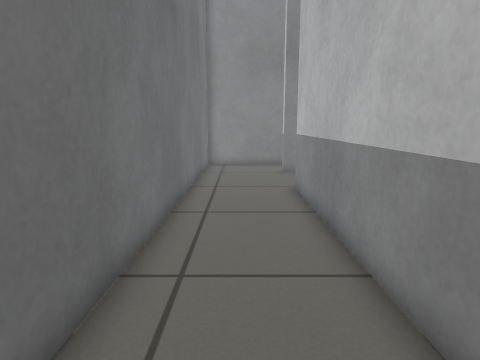
view 1 (above)

16 first-person views from a walk through a Gazebo world. The camera is 0.64 m above the floor, tilts 10° down and sees 75° across. The floor is counted in squares, 0.25 m on a side. Each view is taken from the middle of a square. On the plan, view 1 faces up. The plan holds only what a view shows up to about 20 squares ahead; the rest is blank. Gazebo's built-in surfaces are drawn with simple patterns.

view 2
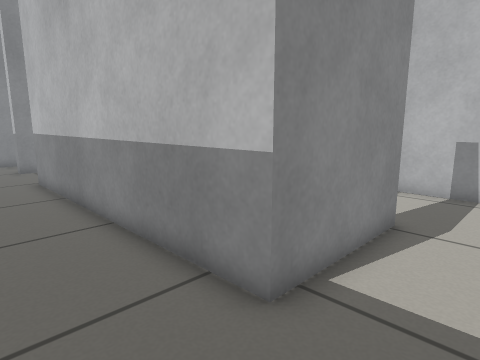

view 3
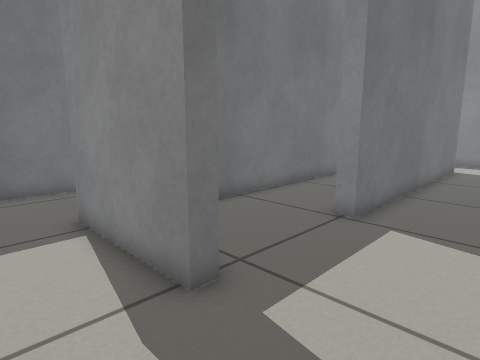

view 4
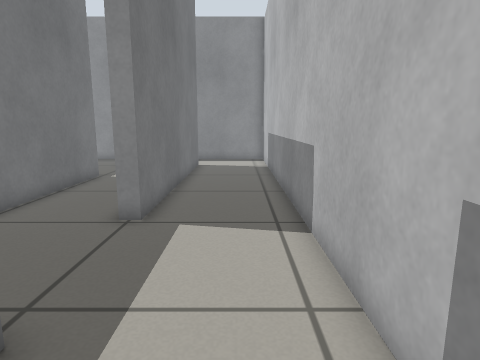

view 5
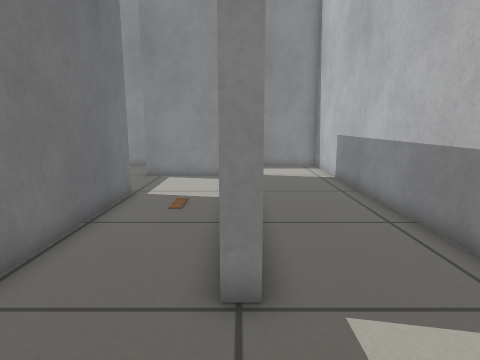

view 6
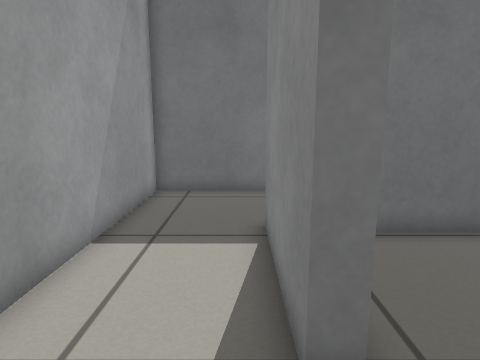

view 7
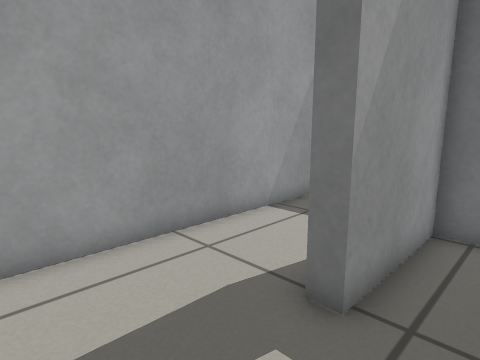

view 8
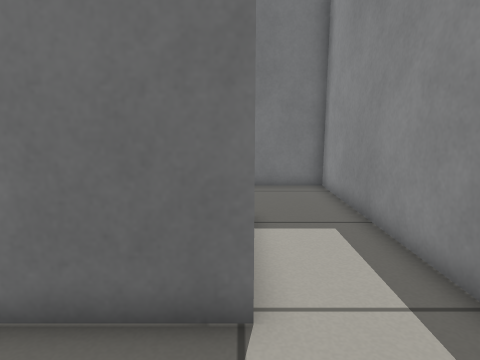

view 9
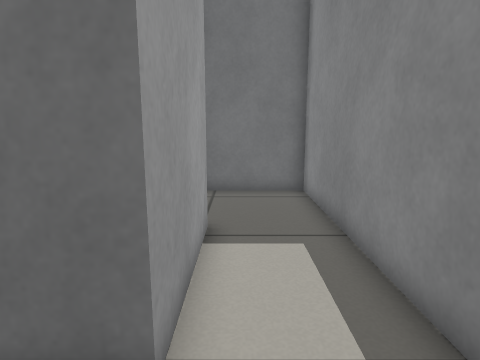

view 10
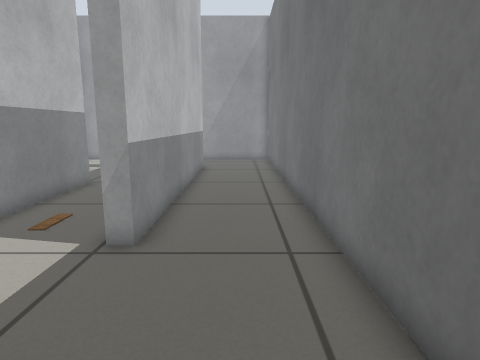

view 11
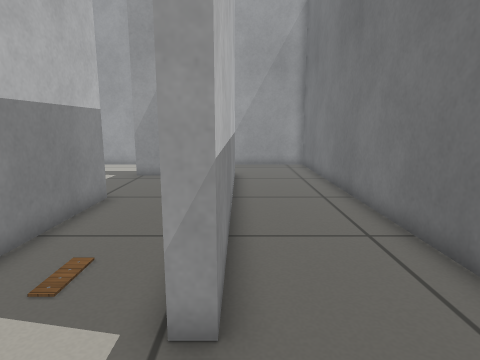

view 12
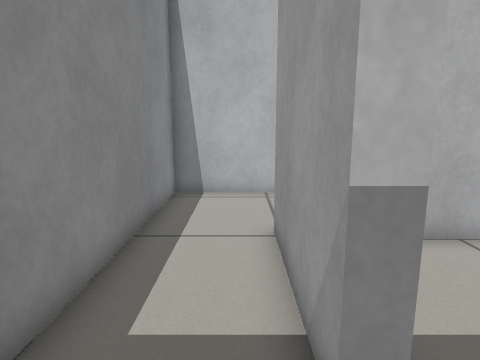

view 13
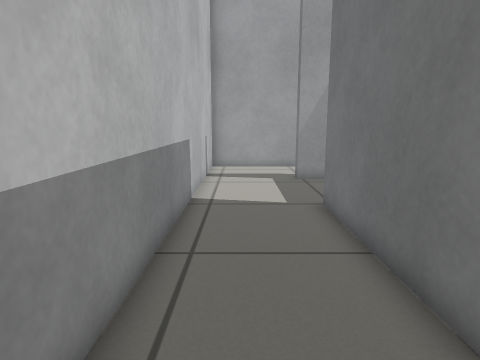

view 14
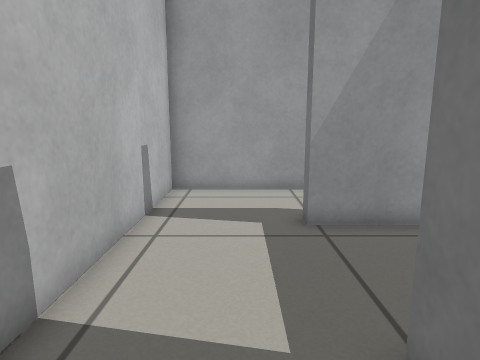

view 15
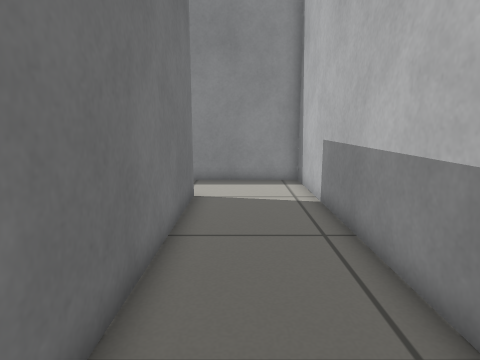

view 16
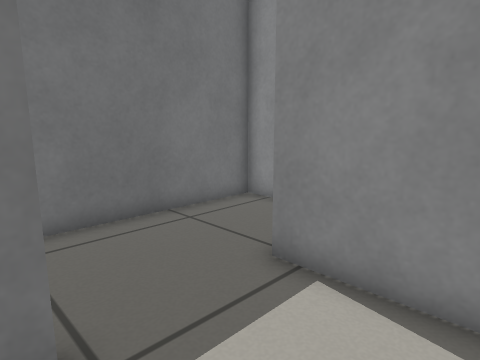

### Floor plan
Points are (right, up) in squares from view 1. A wall is a line through its corners. A room is listed if a view was taken in it or the views show most of it. See-through windows are left out.
Room 1 (views 1, 2, 3, 4, 5, 6, 7, 8, 9, 10, 11, 12, 13, 14, 15, 16)
walls: (6.7, 12.6) (6.7, 13.9); (2.9, 12.6) (2.9, 0.2) (7.3, 0.2) (7.3, -0.4) (2.3, -0.4) (2.3, 12.6) (2.9, 12.6); (6, 16.6) (2.3, 16.6) (2.3, 17.2) (7.3, 17.2) (7.3, 5.2) (6.7, 5.2) (6.7, 10.5); (11.7, 20.5) (-2.1, 20.5) (-2.1, -4.3) (11.7, -4.3) (11.7, 20.5)

Where each view was taken, in squares from view 1:
view 1: 0 up, 0 right, facing up
view 2: 3 down, 1 left, facing up-right
view 3: 3 down, 11 right, facing up-left
view 4: 3 down, 10 right, facing up
view 5: 1 up, 7 right, facing up
view 6: 1 down, 10 right, facing left
view 7: 2 up, 11 right, facing down-left
view 8: 17 up, 11 right, facing left
view 9: 18 up, 10 right, facing left
view 10: 19 up, 0 right, facing down
view 11: 16 up, 2 right, facing down
view 12: 18 up, 0 right, facing right
view 13: 15 up, 10 right, facing down
view 14: 8 up, 9 right, facing down
view 15: 6 up, 9 right, facing up
view 16: 12 up, 6 right, facing up-left
